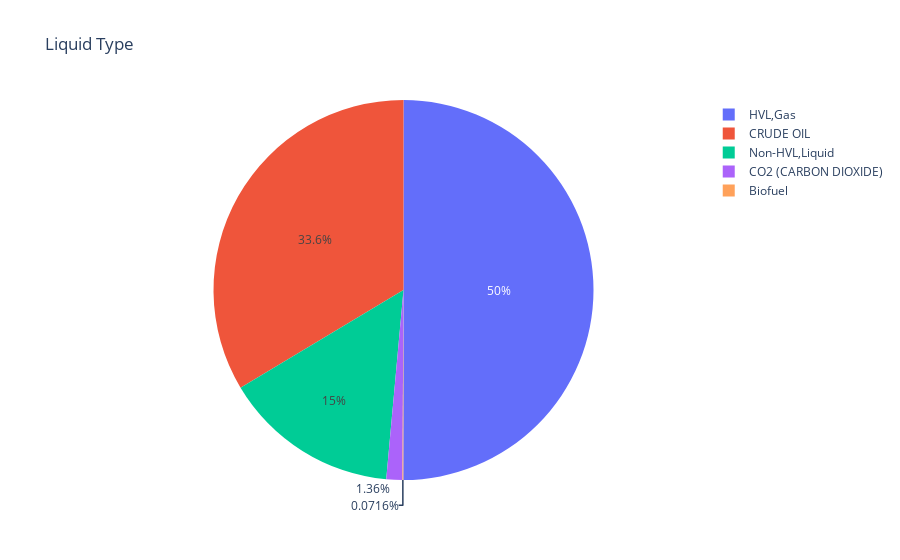

Write notebook code for a chart like this one.
### Code cell


### Figure 1 — Plotly figure (JSON) as saved in the notebook; plotly's stock layout.template omitted (floating-point values rounded to 4 significant figures)
{"data": [{"domain": {"x": [0, 1], "y": [0, 1]}, "hovertemplate": "label=%{label}<br>value=%{value}<extra></extra>", "labels": ["HVL,Gas", "CRUDE OIL", "Non-HVL,Liquid", "CO2 (CARBON DIOXIDE)", "Biofuel"], "legendgroup": "", "name": "", "showlegend": true, "type": "pie", "values": [1398, 939, 418, 38, 2]}], "layout": {"legend": {"tracegroupgap": 0}, "title": {"text": "Liquid Type"}}}
